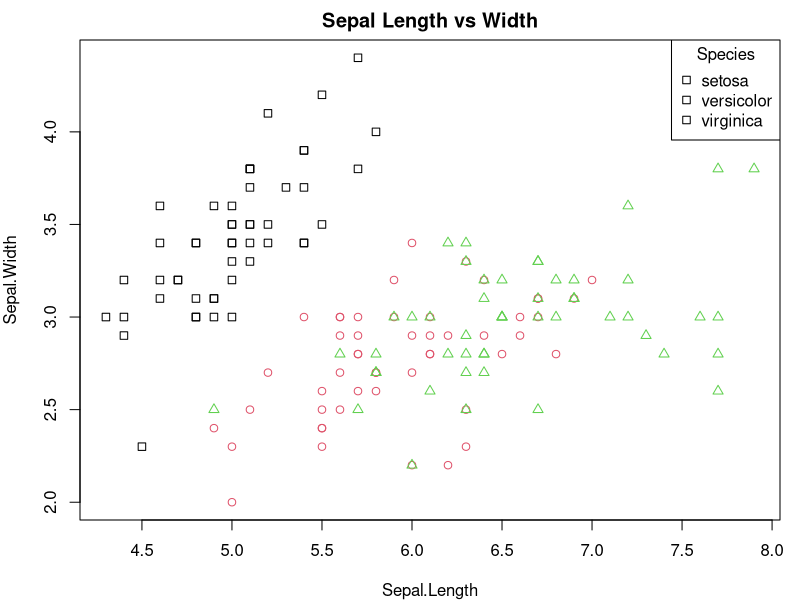
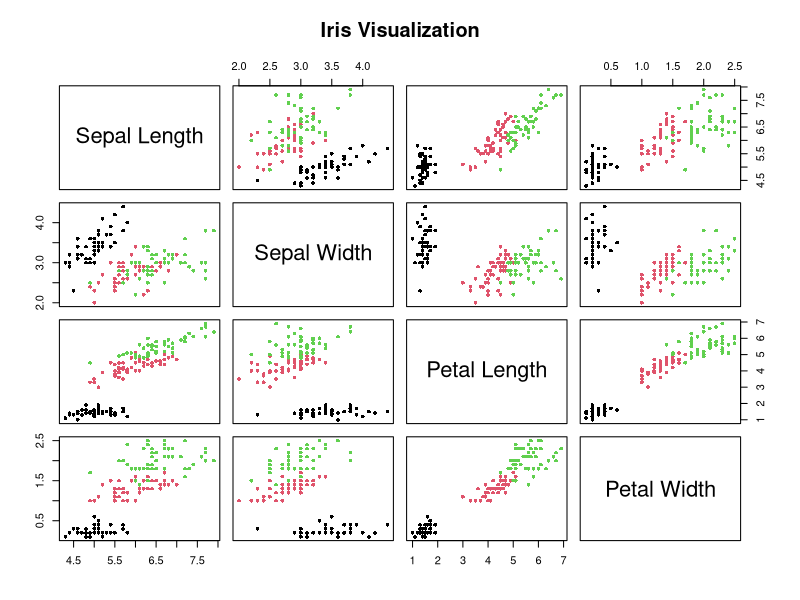
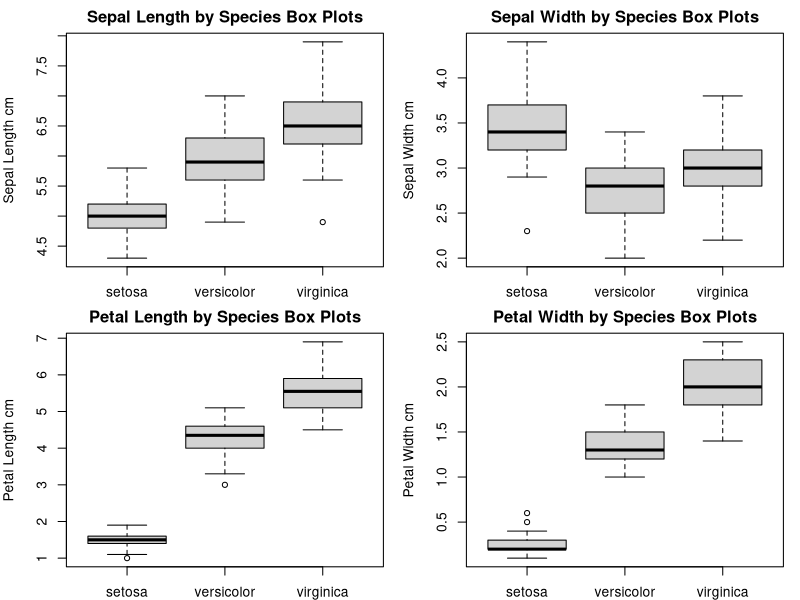

Reproduce these figures in R, in order.
# built into R
data("iris")

speciesID <- as.numeric(as.factor(iris$Species))

par(mfrow = c(1,1), mar = c(4, 4, 2, 1))
plot(iris$Sepal.Length, iris$Sepal.Width,
     pch = c(0, 1, 2)[speciesID],
     col = speciesID,
     xlab = "Sepal.Length",
     ylab = "Sepal.Width",
     main = "Sepal Length vs Width")
legend("topright",
       legend = levels(iris$Species),
       pch = c(0, 0, 0),
       col = speciesID,
       title = "Species",
       bg = "white")

par(mfrow = c(1,1), mar = c(0, 0, 0, 0))
pairs(iris[, 1:4],
      col = speciesID,
      pch = 16,
      cex = .75,
      labels = c("Sepal Length", "Sepal Width", "Petal Length", "Petal Width"),
      main = "Iris Visualization")

setosa <- iris[iris$Species == "setosa",]
versicolor <- iris[iris$Species == "versicolor",]
virginica <- iris[iris$Species == "virginica",]

par(mfrow = c(2, 2), mar = c(2, 4, 2, 1))
boxplot(Sepal.Length ~ Species,
        data = iris,
        main = "Sepal Length by Species Box Plots",
        ylab = "Sepal Length cm",
        xlab = "Species")
boxplot(Sepal.Width ~ Species,
        data = iris,
        main = "Sepal Width by Species Box Plots",
        ylab = "Sepal Width cm",
        xlab = "Species")
boxplot(Petal.Length ~ Species,
        data = iris,
        main = "Petal Length by Species Box Plots",
        ylab = "Petal Length cm",
        xlab = "Species")
boxplot(Petal.Width ~ Species,
        data = iris,
        main = "Petal Width by Species Box Plots",
        ylab = "Petal Width cm",
        xlab = "Species")
